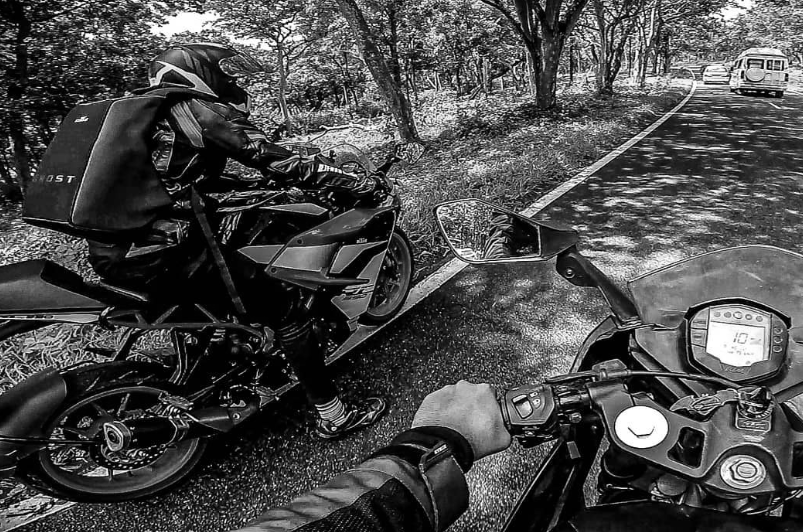
#> input picture Assignment 2/image_grayscale.png, 803 x 532 px
$ python 'python assignment2_d.py'
#> lines starting #> are read from the running program, lines starting #| are printed output that depends on the picture
import numpy as np
import matplotlib.pyplot as plt
import cv2

# Load the grayscale image
image = cv2.imread('image_grayscale.png',cv2.IMREAD_GRAYSCALE)
#> image is the input picture: shape (532, 803); min 0, max 255, mean 74.1


#helper function to equalize the image
def histogram_equalization(image):
    flat_image = image.flatten()
    hist, bin_edges = np.histogram(flat_image, bins=256, range=(0, 256))
#> hist = 256 values, max 24439 at index 1, min 277 at index 243, mean 1668.7; bin_edges = 257 values from 0 to 256
    cdf = np.cumsum(hist) #calculate cumulative distribition of the histogram values
#> cdf = 256 values from 3009 to 427196
    cdf_normalized = 0.6 * cdf / cdf[-1]
#> cdf_normalized = 256 values from 0.00423 to 0.6
    equalized_image = np.interp(flat_image, bin_edges[:-1], cdf_normalized * 255) #map the intensities to the cdf of the pixel values
    eq_hist, eq_bin_edges = np.histogram(equalized_image, bins=256, range=(0, 256)) # histogram of the eqialized image
#> eq_hist = 256 values, max 24439 at index 9, min 0 at index 0, mean 1668.7; eq_bin_edges = 257 values from 0 to 256
    equalized_image = equalized_image.reshape(image.shape) #reshape to display
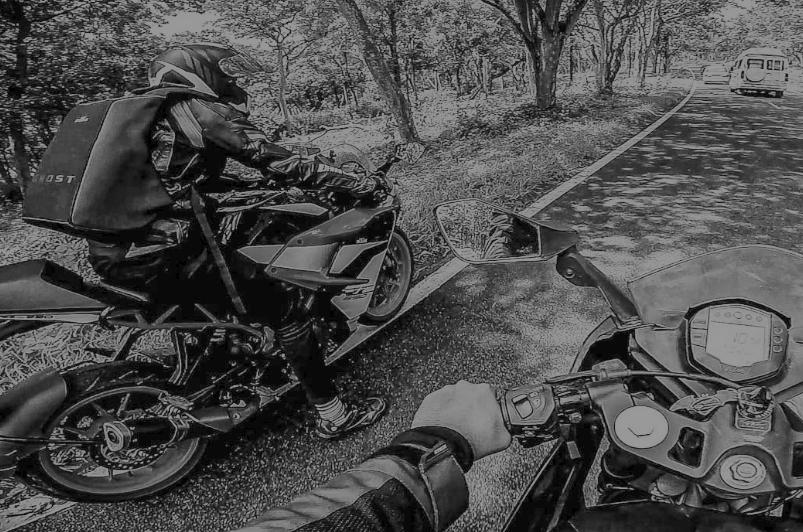
#> equalized_image: shape (532, 803) float64; min 1.08, max 153, mean 77.2
    return equalized_image, eq_hist, eq_bin_edges,


#call the function
equalized_image, hist_eq, cdf_eq = histogram_equalization(image)
#> hist_eq has the same summary as eq_hist in histogram_equalization; cdf_eq = 257 values from 0 to 256


#display the results
plt.figure(figsize=(12, 6))

# Display the original
plt.subplot(2, 2, 1)
plt.imshow(image, cmap='gray')
plt.title('Original Image')

#display the equalized image
plt.subplot(2, 2, 2)
plt.imshow(equalized_image, cmap='gray')
plt.title('Equalized Image')


# Plotting original image histogram
plt.subplot(2, 2, 3)
plt.hist(image.flatten(),bins = 256, range = [0,256], color = "blue")
plt.title('Original Image Histogram')
plt.xlabel('Pixel Intensity')
plt.ylabel('Number of Pixels')

# Plotting equalized image histogram
plt.subplot(2, 2, 4)
plt.hist(equalized_image.flatten(), bins  = 85, range = [0,150], color = "blue")
plt.title('Equalized Image Histogram')
plt.xlabel('Pixel Intensity')
plt.ylabel('Number of Pixels')
plt.tight_layout()
plt.show()
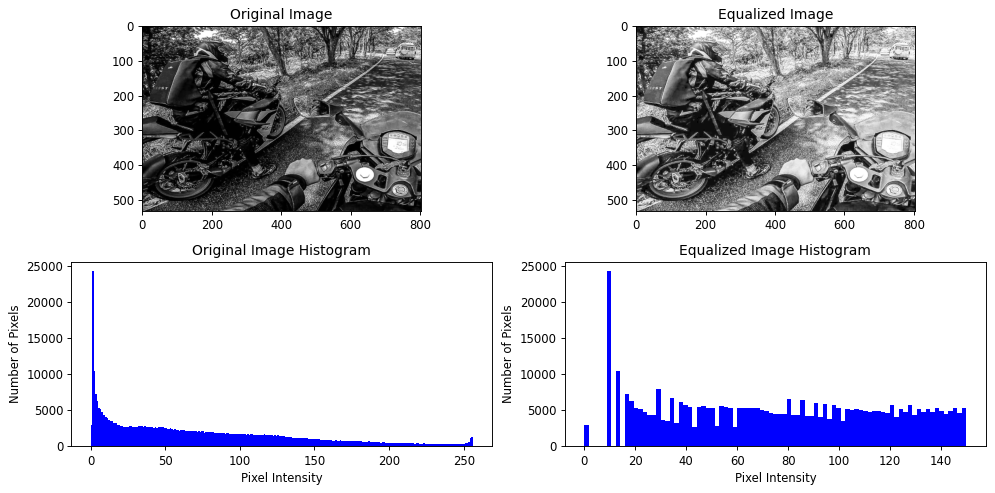
#> figure drawn by matplotlib, 4 panels; panel 3: tallest bar 24439 high, from x = 1 to 2; panel 4: tallest bar 24439 high, from x = 8.82 to 10.59
